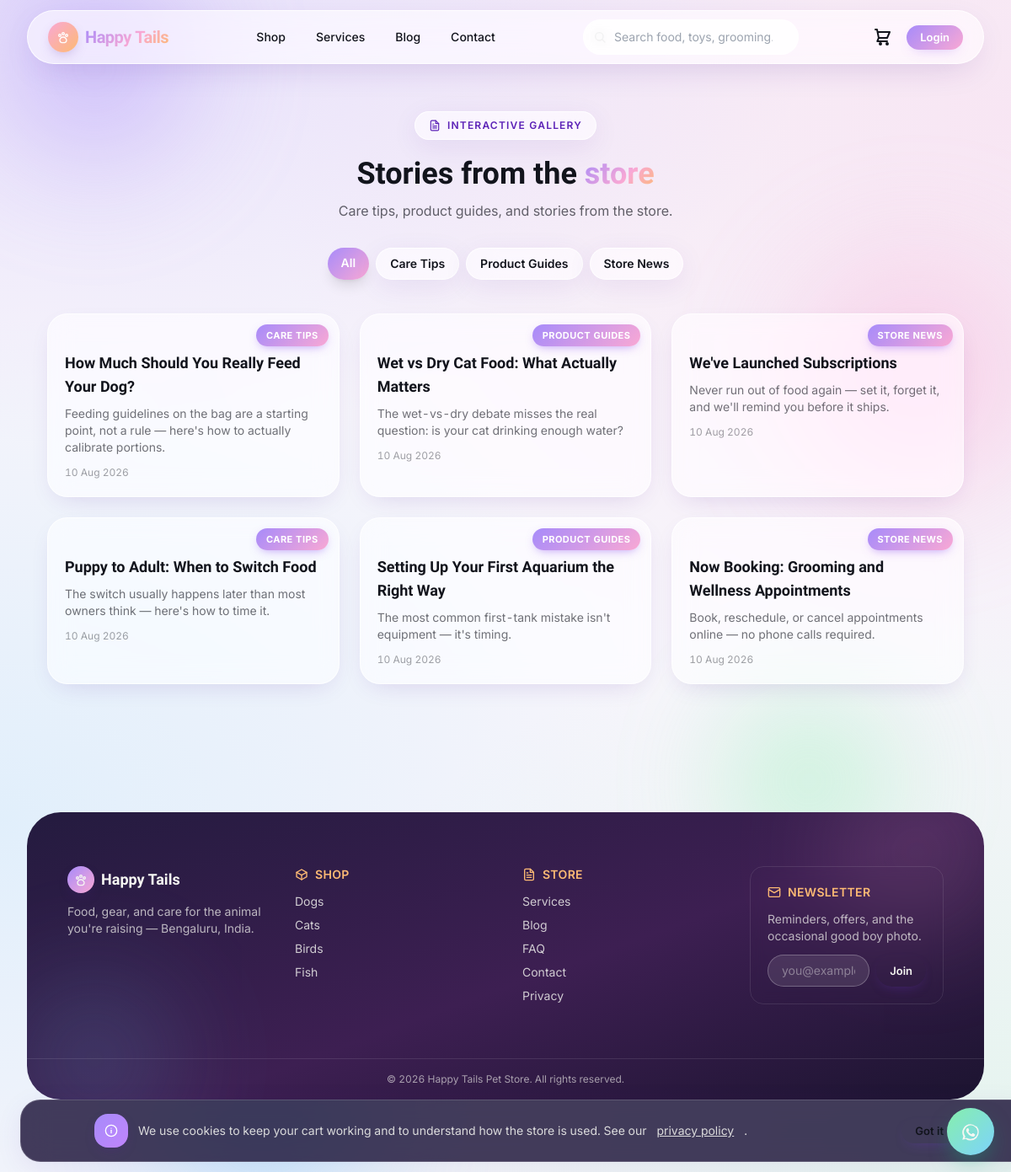
Page /blog on the committed database.
### tables this page shows
CREATE TABLE blog_categories (
    id INTEGER PRIMARY KEY AUTOINCREMENT,
    name VARCHAR(100) NOT NULL,
    slug VARCHAR(120) NOT NULL,
    created_at DATETIME NOT NULL,
    updated_at DATETIME NOT NULL
    );

CREATE TABLE blog_posts (
    id INTEGER PRIMARY KEY AUTOINCREMENT,
    blog_category_id INT NULL,
    author_user_id INT NULL,
    title VARCHAR(200) NOT NULL,
    slug VARCHAR(220) NOT NULL,
    excerpt VARCHAR(300) NULL,
    body TEXT NOT NULL,
    cover_image_path VARCHAR(255) NULL,
    status TEXT NOT NULL DEFAULT 'draft' CHECK (status IN ('draft','published')),
    published_at DATETIME NULL,
    meta_title VARCHAR(200) NULL,
    meta_description VARCHAR(300) NULL,
    created_at DATETIME NOT NULL,
    updated_at DATETIME NOT NULL,
    CONSTRAINT blog_posts_category_fk FOREIGN KEY (blog_category_id) REFERENCES blog_categories(id) ON DELETE SET NULL,
    CONSTRAINT blog_posts_author_fk FOREIGN KEY (author_user_id) REFERENCES users(id) ON DELETE SET NULL
    );

### app/Core/Request.php (called while the page is built, shortened)
<?php
final class Request
{
    private array $query;
    private array $body;
    private array $server;
    private array $jsonBody = [];
    public function __construct()
    {
        $this->query = $_GET;
        $this->body = $_POST;
        $this->server = $_SERVER;
    }
    public function method(): string
    {
        $method = strtoupper($this->server['REQUEST_METHOD'] ?? 'GET');
        return $method;
    }
    public function path(): string
    {
        $uri = $this->server['REQUEST_URI'] ?? '/';
        $path = parse_url($uri, PHP_URL_PATH) ?: '/';
        return '/' . trim($path, '/');
    }
    public function all(): array
    {
        return array_merge($this->query, $this->body, $this->jsonBody);
    }
    public function input(string $key, mixed $default = null): mixed
    {
        return $this->all()[$key] ?? $default;
    }
}

### app/Core/View.php (called while the page is built, shortened)
<?php
final class View
{
    private static ?string $layout = null;
    public static function render(string $template, array $data = []): string
    {
        self::$layout = null;
        $content = self::renderFile($template, $data);
        if (self::$layout !== null) {
            $content = self::renderFile(self::$layout, $data);
        }
        return $content;
    }
    private static function renderFile(string $template, array $data): string
    {
        $path = base_path('app/Views/' . $template . '.php');
        extract($data, EXTR_SKIP);
        require $path;
        return (string) ob_get_clean();
    }
    public static function extend(string $layout): void
    {
        self::$layout = $layout;
    }
}

### app/Controllers/Site/BlogController.php (called while the page is built, shortened)
<?php
final class BlogController extends Controller
{
    public function index(Request $request): void
    {
        $categorySlug = $request->query('category');
        $category = $categorySlug !== null ? BlogCategory::findBySlug((string) $categorySlug) : null;
        $this->view('site/blog/index', [
            'title' => 'Blog',
            'posts' => BlogPost::published($category['id'] ?? null),
            'categories' => Database::instance()->select('SELECT * FROM blog_categories ORDER BY name'),
            'activeCategory' => $category,
        ]);
    }
}

### app/Middleware/MaintenanceMiddleware.php (called while the page is built, shortened)
<?php
final class MaintenanceMiddleware
{
    public function handle(Request $request, callable $next): mixed
    {
        return $next();
    }
}

### public/index.php (called while the page is built, shortened)
<?php
$router = new Router();
$router->dispatch(App::request());

### app/Core/Database.php (called while the page is built, shortened)
<?php
final class Database
{
    private PDO $pdo;
    private function __construct()
    {
        $path = (string) config('db.path');
        $dsn = 'sqlite:' . $path;
        $options = [
            PDO::ATTR_ERRMODE => PDO::ERRMODE_EXCEPTION,
            PDO::ATTR_DEFAULT_FETCH_MODE => PDO::FETCH_ASSOC,
            PDO::ATTR_EMULATE_PREPARES => false,
        ];
        $this->pdo = new PDO($dsn, null, null, $options);
        $this->pdo->exec('PRAGMA foreign_keys = ON');
        $this->pdo->exec('PRAGMA journal_mode = WAL');
        $this->pdo->exec('PRAGMA busy_timeout = 5000');
    }
    public function query(string $sql, array $bindings = []): PDOStatement
    {
        try {
            $stmt = $this->pdo->prepare($sql);
            $stmt->execute($bindings);
        } catch (PDOException $e) {
            logger_channel('db')->error('Query failed', [
                'sql' => $sql,
                'bindings' => $bindings,
                'error' => $e->getMessage(),
            ]);
            throw $e;
        }
        return $stmt;
    }
    public function select(string $sql, array $bindings = []): array
    {
        return $this->query($sql, $bindings)->fetchAll();
    }
}

### config/config.php (called while the page is built, shortened)
<?php
return [
    'app' => [
        'name' => env('APP_NAME', 'Happy Tails Pet Store'),
        'env' => env('APP_ENV', 'production'),
        'debug' => (bool) env('APP_DEBUG', false),
        'url' => env('APP_URL', 'http://localhost:8000'),
        'timezone' => env('APP_TIMEZONE', 'Asia/Kolkata'),
        'locale' => env('APP_LOCALE', 'en'),
        'currency' => env('APP_CURRENCY', 'INR'),
        'currency_symbol' => env('APP_CURRENCY_SYMBOL', '₹'),
        'key' => env('APP_KEY', ''),
    ],
    'db' => [
        'path' => env('DB_PATH') ?: storage_path('database.sqlite'),
    ],
    'mail' => [
        'mode' => env('MAIL_MODE', 'log'),
        'host' => env('MAIL_HOST', ''),
        'port' => (int) env('MAIL_PORT', 587),
        'username' => env('MAIL_USERNAME', ''),
        'password' => env('MAIL_PASSWORD', ''),
        'encryption' => env('MAIL_ENCRYPTION', 'tls'),
        'from_address' => env('MAIL_FROM_ADDRESS', 'hello@example.com'),
        'from_name' => env('MAIL_FROM_NAME', 'Happy Tails Pet Store'),
    ],
    'sms' => [
        'mode' => env('SMS_MODE', 'log'),
    ],
    'google' => [
        'client_id' => env('GOOGLE_CLIENT_ID', ''),
        'client_secret' => env('GOOGLE_CLIENT_SECRET', ''),
    ],
    'payment' => [
        'gateway' => env('PAYMENT_GATEWAY', 'razorpay'),
        'razorpay_key_id' => env('RAZORPAY_KEY_ID', ''),
        'razorpay_key_secret' => env('RAZORPAY_KEY_SECRET', ''),
        'razorpay_webhook_secret' => env('RAZORPAY_WEBHOOK_SECRET', ''),
    ],
    'session' => [
        'lifetime' => (int) env('SESSION_LIFETIME', 120),
        'secure' => (bool) env('SESSION_SECURE_COOKIE', false),
    ],
    'developer_tools' => (bool) env('DEVELOPER_TOOLS', false),
    'cron_secret' => env('CRON_SECRET', ''),
];

### app/Models/BlogPost.php (called while the page is built, shortened)
<?php
final class BlogPost extends Model
{
    public static function published(?int $categoryId = null, int $limit = 20, int $offset = 0): array
    {
        $where = "p.status = 'published'";
        $bindings = [];
        return static::db()->select(
            "SELECT p.*, c.name AS category_name, c.slug AS category_slug
             FROM blog_posts p LEFT JOIN blog_categories c ON c.id = p.blog_category_id
             WHERE {$where}
             ORDER BY p.published_at DESC
             LIMIT {$limit} OFFSET {$offset}",
            $bindings,
        );
    }
}

### app/Views/site/blog/index.php (the view, shortened to what this page needs)
<section class="mx-auto max-w-6xl px-4 sm:px-6 lg:px-8 py-14">
  <div class="text-center max-w-xl mx-auto" data-reveal>
    <p class="glass inline-flex items-center gap-2 rounded-full text-[#5b21b6] text-xs font-semibold uppercase tracking-widest px-4 py-2">
      <?= icon('document', 'h-3.5 w-3.5') ?> Interactive gallery
    </p>
    <h1 class="font-display mt-5 text-4xl font-bold">Stories from the <span class="text-gradient">store</span></h1>
    <p class="mt-3 text-ink/65">Care tips, product guides, and stories from the store.</p>
  </div>
  <?php if ($categories !== []): ?>
    <div class="mt-8 flex flex-wrap justify-center gap-2" data-reveal>
      <a href="/blog" class="text-sm font-semibold px-4 py-2 rounded-full transition-all duration-200 <?= $activeCategory === null ? 'text-white shadow-lg' : 'glass hover:-translate-y-0.5' ?>" <?= $activeCategory === null ? 'style="background: linear-gradient(135deg, var(--lav), var(--blush));"' : '' ?>>All</a>
      <?php foreach ($categories as $c): ?>
        <a href="/blog?category=<?= e($c['slug']) ?>" class="text-sm font-semibold px-4 py-2 rounded-full transition-all duration-200 <?= ($activeCategory['id'] ?? null) === $c['id'] ? 'text-white shadow-lg' : 'glass hover:-translate-y-0.5' ?>" <?= ($activeCategory['id'] ?? null) === $c['id'] ? 'style="background: linear-gradient(135deg, var(--lav), var(--blush));"' : '' ?>><?= e($c['name']) ?></a>
      <?php endforeach; ?>
    </div>
  <?php endif; ?>
  <?php if ($posts === []): ?>
    <p class="mt-10 text-center text-ink/60">No posts yet — check back soon.</p>
  <?php else: ?>
    <div class="mt-10 grid sm:grid-cols-2 lg:grid-cols-3 gap-6">
      <?php foreach ($posts as $i => $post): ?>
        <a href="/blog/<?= e($post['slug']) ?>" class="card-tag card-tag--pop p-5 group" data-reveal style="transition-delay:<?= ($i % 6) * 70 ?>ms">
          <?php if ($post['category_name']): ?><div class="card-tag__tab"><?= e($post['category_name']) ?></div><?php endif; ?>
          <h2 class="font-display text-lg font-semibold group-hover:text-[#7c3aed] transition-colors duration-150 <?= $post['category_name'] ? 'mt-6' : '' ?>"><?= e($post['title']) ?></h2>
          <p class="mt-2 text-sm text-ink/60"><?= e($post['excerpt'] ?? '') ?></p>
          <p class="mt-3 text-xs text-ink/40"><?= date('d M Y', strtotime((string) $post['published_at'])) ?></p>
        </a>
      <?php endforeach; ?>
    </div>
  <?php endif; ?>
</section>

### app/Core/Router.php (shortened to what this page needs)
<?php
final class Router
{
    private array $routes = [
        'GET' => [], 'POST' => [], 'PUT' => [], 'PATCH' => [], 'DELETE' => [],
    ];
    private string $groupPrefix = '';
    private array $groupMiddleware = [];
    public function group(array $attrs, callable $callback): void
    {
        $previousPrefix = $this->groupPrefix;
        $previousMiddleware = $this->groupMiddleware;
        $this->groupPrefix = $previousPrefix . ($attrs['prefix'] ?? '');
        $this->groupMiddleware = [...$previousMiddleware, ...($attrs['middleware'] ?? [])];
        $this->groupPrefix = $previousPrefix;
        $this->groupMiddleware = $previousMiddleware;
    }
    private function add(string $method, string $uri, mixed $handler, array $middleware): void
    {
        $uri = $this->groupPrefix . $uri;
        $uri = '/' . trim($uri, '/');
        $paramNames = [];
        $pattern = preg_replace_callback('#\{([a-zA-Z_][a-zA-Z0-9_]*)\}#', static function (array $m) use (&$paramNames) {
            $paramNames[] = $m[1];
            return '([^/]+)';
        }, $uri);
        $this->routes[$method][] = [
            'uri' => $uri,
            'pattern' => '#^' . $pattern . '$#',
            'handler' => $handler,
            'middleware' => [...$this->groupMiddleware, ...$middleware],
            'params' => $paramNames,
        ];
    }
    public function dispatch(Request $request): void
    {
        $method = $request->method();
        $path = $request->path();
        foreach ($this->routes[$method] ?? [] as $route) {
            if (preg_match($route['pattern'], $path, $matches)) {
                array_shift($matches);
                $params = array_combine($route['params'], $matches);
                $pipeline = array_reduce(
                    array_reverse($route['middleware']),
                    fn (callable $next, string $spec) => fn () => $this->resolveMiddleware($spec)->handle($request, $next),
                    fn () => $this->callHandler($route['handler'], $request, $params),
                );
                $pipeline();
                return;
            }
        }
    }
    private function resolveMiddleware(string $spec): object
    {
        $args = [];
        return new $class(...$args);
    }
    private function callHandler(mixed $handler, Request $request, array $params): mixed
    {
        if (is_array($handler)) {
            [$class, $method] = $handler;
            $controller = new $class();
            return $controller->{$method}($request, ...array_values($params));
        }
        throw new \RuntimeException('Invalid route handler');
    }
}

### rows in the picture
blog_categories: name "Care Tips"
blog_categories: name "Product Guides"
blog_categories: name "Store News"
blog_posts: blog_category.name "CARE TIPS", title "How Much Should You Really Feed Your Dog?", excerpt "Feeding guidelines on the bag are a starting point, not a rule — here's how to actually calibrate portions.", published_at "10 Aug 2026"
blog_posts: blog_category.name "PRODUCT GUIDES", title "Wet vs Dry Cat Food: What Actually Matters", excerpt "The wet-vs-dry debate misses the real question: is your cat drinking enough water?", published_at "10 Aug 2026"
blog_posts: blog_category.name "STORE NEWS", title "We've Launched Subscriptions", excerpt "Never run out of food again — set it, forget it, and we'll remind you before it ships.", published_at "10 Aug 2026"
blog_posts: blog_category.name "CARE TIPS", title "Puppy to Adult: When to Switch Food", excerpt "The switch usually happens later than most owners think — here's how to time it.", published_at "10 Aug 2026"
blog_posts: blog_category.name "PRODUCT GUIDES", title "Setting Up Your First Aquarium the Right Way", excerpt "The most common first-tank mistake isn't equipment — it's timing.", published_at "10 Aug 2026"
blog_posts: blog_category.name "STORE NEWS", title "Now Booking: Grooming and Wellness Appointments", excerpt "Book, reschedule, or cancel appointments online — no phone calls required.", published_at "10 Aug 2026"
